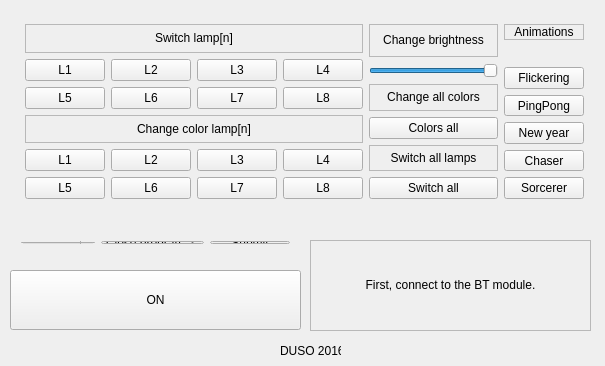
<?xml version="1.0" encoding="UTF-8"?>
<ui version="4.0">
 <class>ControlPanel</class>
 <widget class="QMainWindow" name="ControlPanel">
  <property name="geometry">
   <rect>
    <x>0</x>
    <y>0</y>
    <width>605</width>
    <height>366</height>
   </rect>
  </property>
  <property name="windowTitle">
   <string>ControlPanel</string>
  </property>
  <widget class="QWidget" name="centralWidget">
   <widget class="QLabel" name="label_7">
    <property name="geometry">
     <rect>
      <x>280</x>
      <y>340</y>
      <width>61</width>
      <height>21</height>
     </rect>
    </property>
    <property name="text">
     <string>DUSO 2016</string>
    </property>
   </widget>
   <widget class="QLabel" name="statusLabel">
    <property name="geometry">
     <rect>
      <x>310</x>
      <y>240</y>
      <width>281</width>
      <height>91</height>
     </rect>
    </property>
    <property name="minimumSize">
     <size>
      <width>100</width>
      <height>80</height>
     </size>
    </property>
    <property name="layoutDirection">
     <enum>Qt::LeftToRight</enum>
    </property>
    <property name="frameShape">
     <enum>QFrame::StyledPanel</enum>
    </property>
    <property name="text">
     <string>First, connect to the BT module.</string>
    </property>
    <property name="textFormat">
     <enum>Qt::RichText</enum>
    </property>
    <property name="alignment">
     <set>Qt::AlignCenter</set>
    </property>
    <property name="wordWrap">
     <bool>true</bool>
    </property>
   </widget>
   <widget class="QWidget" name="">
    <property name="geometry">
     <rect>
      <x>10</x>
      <y>230</y>
      <width>291</width>
      <height>25</height>
     </rect>
    </property>
    <layout class="QHBoxLayout" name="horizontalLayout_3">
     <item>
      <widget class="QTimeEdit" name="timer_timeEdit">
       <property name="displayFormat">
        <string>hh:mm:ss</string>
       </property>
      </widget>
     </item>
     <item>
      <widget class="QComboBox" name="timer_comboBox">
       <item>
        <property name="text">
         <string>Close program</string>
        </property>
       </item>
       <item>
        <property name="text">
         <string>Turn On 1</string>
        </property>
       </item>
       <item>
        <property name="text">
         <string>Turn On 2</string>
        </property>
       </item>
       <item>
        <property name="text">
         <string>Turn On 3</string>
        </property>
       </item>
       <item>
        <property name="text">
         <string>Turn On 4</string>
        </property>
       </item>
       <item>
        <property name="text">
         <string>Turn On 5</string>
        </property>
       </item>
       <item>
        <property name="text">
         <string>Turn On 6</string>
        </property>
       </item>
       <item>
        <property name="text">
         <string>Turn On 7</string>
        </property>
       </item>
       <item>
        <property name="text">
         <string>Turn On 8</string>
        </property>
       </item>
       <item>
        <property name="text">
         <string>Change color 1</string>
        </property>
       </item>
       <item>
        <property name="text">
         <string>Change color 2</string>
        </property>
       </item>
       <item>
        <property name="text">
         <string>Change color 3</string>
        </property>
       </item>
       <item>
        <property name="text">
         <string>Change color 4</string>
        </property>
       </item>
       <item>
        <property name="text">
         <string>Change color 5</string>
        </property>
       </item>
       <item>
        <property name="text">
         <string>Change color 6</string>
        </property>
       </item>
       <item>
        <property name="text">
         <string>Change color 7</string>
        </property>
       </item>
       <item>
        <property name="text">
         <string>Change color 8</string>
        </property>
       </item>
       <item>
        <property name="text">
         <string>Switch All</string>
        </property>
       </item>
       <item>
        <property name="text">
         <string>Change color all</string>
        </property>
       </item>
      </widget>
     </item>
     <item>
      <widget class="QPushButton" name="submitTimer_button">
       <property name="text">
        <string>Submit</string>
       </property>
      </widget>
     </item>
    </layout>
   </widget>
   <widget class="QPushButton" name="systemOnButton">
    <property name="geometry">
     <rect>
      <x>10</x>
      <y>270</y>
      <width>291</width>
      <height>60</height>
     </rect>
    </property>
    <property name="minimumSize">
     <size>
      <width>200</width>
      <height>60</height>
     </size>
    </property>
    <property name="maximumSize">
     <size>
      <width>16777215</width>
      <height>6</height>
     </size>
    </property>
    <property name="text">
     <string>ON</string>
    </property>
   </widget>
   <widget class="QWidget" name="">
    <property name="geometry">
     <rect>
      <x>14</x>
      <y>13</y>
      <width>581</width>
      <height>197</height>
     </rect>
    </property>
    <layout class="QHBoxLayout" name="horizontalLayout_6">
     <item>
      <layout class="QVBoxLayout" name="verticalLayout_8">
       <item>
        <layout class="QVBoxLayout" name="verticalLayout_3">
         <item>
          <widget class="QLabel" name="label">
           <property name="layoutDirection">
            <enum>Qt::LeftToRight</enum>
           </property>
           <property name="frameShape">
            <enum>QFrame::StyledPanel</enum>
           </property>
           <property name="text">
            <string>Switch lamp[n]</string>
           </property>
           <property name="textFormat">
            <enum>Qt::RichText</enum>
           </property>
           <property name="alignment">
            <set>Qt::AlignCenter</set>
           </property>
           <property name="wordWrap">
            <bool>true</bool>
           </property>
          </widget>
         </item>
         <item>
          <layout class="QVBoxLayout" name="verticalLayout">
           <item>
            <layout class="QHBoxLayout" name="horizontalLayout">
             <item>
              <widget class="QPushButton" name="switchL1">
               <property name="text">
                <string>L1</string>
               </property>
              </widget>
             </item>
             <item>
              <widget class="QPushButton" name="switchL2">
               <property name="text">
                <string>L2</string>
               </property>
              </widget>
             </item>
             <item>
              <widget class="QPushButton" name="switchL3">
               <property name="text">
                <string>L3</string>
               </property>
              </widget>
             </item>
             <item>
              <widget class="QPushButton" name="switchL4">
               <property name="text">
                <string>L4</string>
               </property>
              </widget>
             </item>
            </layout>
           </item>
           <item>
            <layout class="QHBoxLayout" name="horizontalLayout_2">
             <item>
              <widget class="QPushButton" name="switchL5">
               <property name="text">
                <string>L5</string>
               </property>
              </widget>
             </item>
             <item>
              <widget class="QPushButton" name="switchL6">
               <property name="text">
                <string>L6</string>
               </property>
              </widget>
             </item>
             <item>
              <widget class="QPushButton" name="switchL7">
               <property name="text">
                <string>L7</string>
               </property>
              </widget>
             </item>
             <item>
              <widget class="QPushButton" name="switchL8">
               <property name="text">
                <string>L8</string>
               </property>
              </widget>
             </item>
            </layout>
           </item>
          </layout>
         </item>
        </layout>
       </item>
       <item>
        <layout class="QVBoxLayout" name="verticalLayout_4">
         <item>
          <widget class="QLabel" name="label_2">
           <property name="layoutDirection">
            <enum>Qt::LeftToRight</enum>
           </property>
           <property name="frameShape">
            <enum>QFrame::StyledPanel</enum>
           </property>
           <property name="text">
            <string>Change color lamp[n]</string>
           </property>
           <property name="textFormat">
            <enum>Qt::RichText</enum>
           </property>
           <property name="alignment">
            <set>Qt::AlignCenter</set>
           </property>
           <property name="wordWrap">
            <bool>true</bool>
           </property>
          </widget>
         </item>
         <item>
          <layout class="QVBoxLayout" name="verticalLayout_2">
           <item>
            <layout class="QHBoxLayout" name="horizontalLayout_4">
             <item>
              <widget class="QPushButton" name="changeClrL1">
               <property name="text">
                <string>L1</string>
               </property>
              </widget>
             </item>
             <item>
              <widget class="QPushButton" name="changeClrL2">
               <property name="text">
                <string>L2</string>
               </property>
              </widget>
             </item>
             <item>
              <widget class="QPushButton" name="changeClrL3">
               <property name="text">
                <string>L3</string>
               </property>
              </widget>
             </item>
             <item>
              <widget class="QPushButton" name="changeClrL4">
               <property name="text">
                <string>L4</string>
               </property>
              </widget>
             </item>
            </layout>
           </item>
           <item>
            <layout class="QHBoxLayout" name="horizontalLayout_5">
             <item>
              <widget class="QPushButton" name="changeClrL5">
               <property name="text">
                <string>L5</string>
               </property>
              </widget>
             </item>
             <item>
              <widget class="QPushButton" name="changeClrL6">
               <property name="text">
                <string>L6</string>
               </property>
              </widget>
             </item>
             <item>
              <widget class="QPushButton" name="changeClrL7">
               <property name="text">
                <string>L7</string>
               </property>
              </widget>
             </item>
             <item>
              <widget class="QPushButton" name="changeClrL8">
               <property name="text">
                <string>L8</string>
               </property>
              </widget>
             </item>
            </layout>
           </item>
          </layout>
         </item>
        </layout>
       </item>
      </layout>
     </item>
     <item>
      <layout class="QVBoxLayout" name="verticalLayout_9">
       <item>
        <layout class="QVBoxLayout" name="verticalLayout_5">
         <item>
          <widget class="QLabel" name="label_3">
           <property name="layoutDirection">
            <enum>Qt::LeftToRight</enum>
           </property>
           <property name="frameShape">
            <enum>QFrame::StyledPanel</enum>
           </property>
           <property name="text">
            <string>Change brightness</string>
           </property>
           <property name="textFormat">
            <enum>Qt::RichText</enum>
           </property>
           <property name="alignment">
            <set>Qt::AlignCenter</set>
           </property>
           <property name="wordWrap">
            <bool>true</bool>
           </property>
          </widget>
         </item>
         <item>
          <widget class="QSlider" name="btght_slider">
           <property name="minimum">
            <number>1</number>
           </property>
           <property name="maximum">
            <number>6</number>
           </property>
           <property name="sliderPosition">
            <number>6</number>
           </property>
           <property name="orientation">
            <enum>Qt::Horizontal</enum>
           </property>
          </widget>
         </item>
        </layout>
       </item>
       <item>
        <layout class="QVBoxLayout" name="verticalLayout_6">
         <item>
          <widget class="QLabel" name="label_4">
           <property name="layoutDirection">
            <enum>Qt::LeftToRight</enum>
           </property>
           <property name="frameShape">
            <enum>QFrame::StyledPanel</enum>
           </property>
           <property name="text">
            <string>Change all colors</string>
           </property>
           <property name="textFormat">
            <enum>Qt::RichText</enum>
           </property>
           <property name="alignment">
            <set>Qt::AlignCenter</set>
           </property>
           <property name="wordWrap">
            <bool>true</bool>
           </property>
          </widget>
         </item>
         <item>
          <widget class="QPushButton" name="colorsAllButton">
           <property name="text">
            <string>Colors all</string>
           </property>
          </widget>
         </item>
        </layout>
       </item>
       <item>
        <layout class="QVBoxLayout" name="verticalLayout_7">
         <item>
          <widget class="QLabel" name="label_5">
           <property name="layoutDirection">
            <enum>Qt::LeftToRight</enum>
           </property>
           <property name="frameShape">
            <enum>QFrame::StyledPanel</enum>
           </property>
           <property name="text">
            <string>Switch all lamps</string>
           </property>
           <property name="textFormat">
            <enum>Qt::RichText</enum>
           </property>
           <property name="alignment">
            <set>Qt::AlignCenter</set>
           </property>
           <property name="wordWrap">
            <bool>true</bool>
           </property>
          </widget>
         </item>
         <item>
          <widget class="QPushButton" name="switchAllButton">
           <property name="text">
            <string>Switch all</string>
           </property>
          </widget>
         </item>
        </layout>
       </item>
      </layout>
     </item>
     <item>
      <layout class="QVBoxLayout" name="verticalLayout_10">
       <item>
        <widget class="QLabel" name="label_6">
         <property name="layoutDirection">
          <enum>Qt::LeftToRight</enum>
         </property>
         <property name="frameShape">
          <enum>QFrame::StyledPanel</enum>
         </property>
         <property name="text">
          <string>Animations</string>
         </property>
         <property name="textFormat">
          <enum>Qt::RichText</enum>
         </property>
         <property name="alignment">
          <set>Qt::AlignCenter</set>
         </property>
         <property name="wordWrap">
          <bool>true</bool>
         </property>
        </widget>
       </item>
       <item>
        <spacer name="verticalSpacer">
         <property name="orientation">
          <enum>Qt::Vertical</enum>
         </property>
         <property name="sizeType">
          <enum>QSizePolicy::Fixed</enum>
         </property>
         <property name="sizeHint" stdset="0">
          <size>
           <width>20</width>
           <height>27</height>
          </size>
         </property>
        </spacer>
       </item>
       <item>
        <widget class="QPushButton" name="flickeringButton">
         <property name="text">
          <string>Flickering</string>
         </property>
        </widget>
       </item>
       <item>
        <widget class="QPushButton" name="pingPongButton">
         <property name="text">
          <string>PingPong</string>
         </property>
        </widget>
       </item>
       <item>
        <widget class="QPushButton" name="newYearButton">
         <property name="text">
          <string>New year</string>
         </property>
        </widget>
       </item>
       <item>
        <widget class="QPushButton" name="chaserButton">
         <property name="text">
          <string>Chaser</string>
         </property>
        </widget>
       </item>
       <item>
        <widget class="QPushButton" name="sorcererButton">
         <property name="text">
          <string>Sorcerer</string>
         </property>
        </widget>
       </item>
      </layout>
     </item>
    </layout>
   </widget>
  </widget>
 </widget>
 <layoutdefault spacing="6" margin="11"/>
 <resources/>
 <connections/>
</ui>
